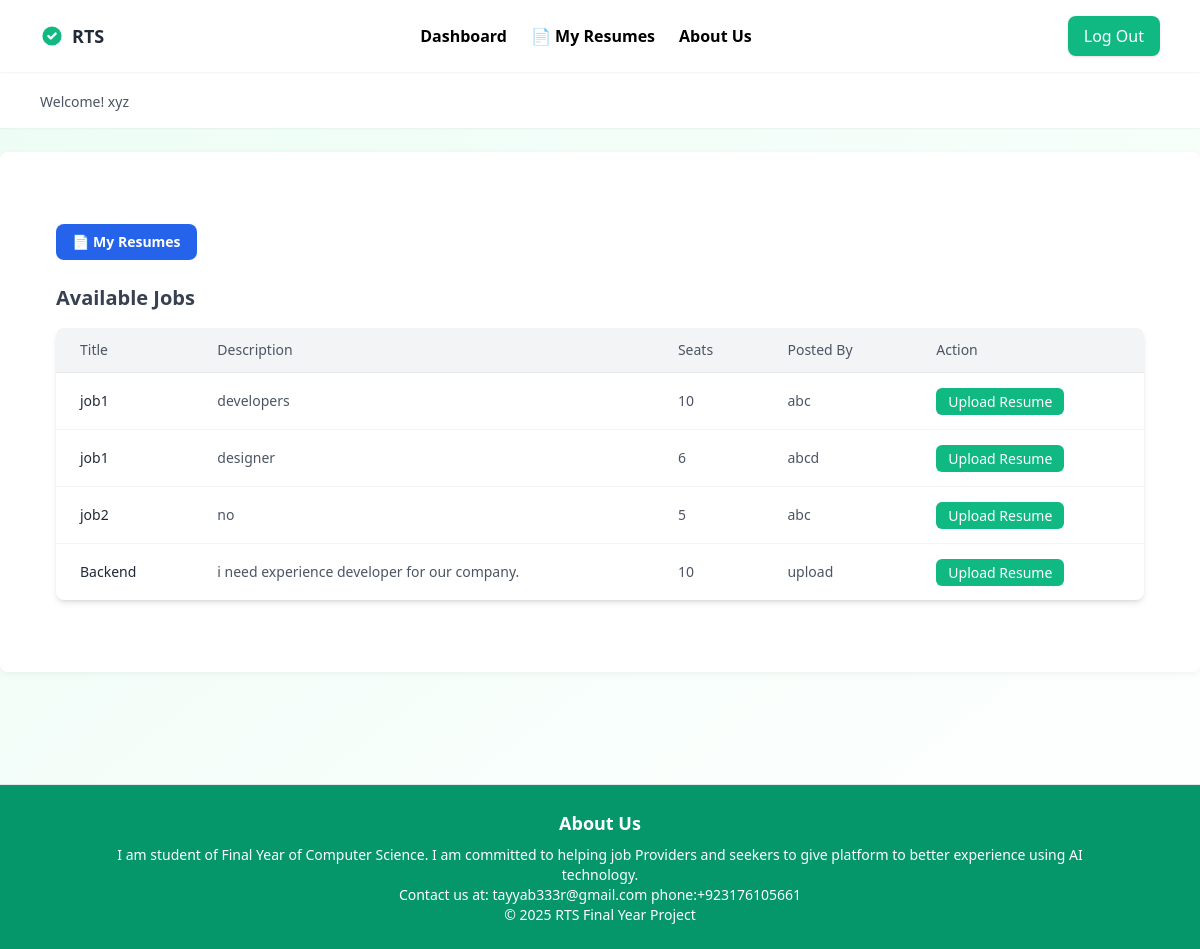
The page /dashboard-jobseeker/ (signed in) on the database its author committed.
### RTS_APP/models.py (models this page shows, shortened)
class User(AbstractUser):
    ROLE_CHOICES = (
        ('seeker', 'Job Seeker'),
        ('provider', 'Job Provider'),
    )
    role = models.CharField(max_length=10, choices=ROLE_CHOICES)
    email = models.EmailField(unique=True)  # ✅ Ensure uniqueness

class Job(models.Model):
    provider = models.ForeignKey(User, on_delete=models.CASCADE, related_name='jobs', limit_choices_to={'role': 'provider'})
    title = models.CharField(max_length=100)
    description = models.TextField(max_length=1000)
    postDate = models.DateTimeField(auto_now_add=True)
    seats = models.PositiveIntegerField(default=1)
    is_closed = models.BooleanField(default=False)

### RTS_APP/views.py (the view)
# urls.py: path('dashboard-jobseeker/', views.dashboard_jobseeker, name='dashboard_jobseeker'),
@login_required
def dashboard_jobseeker(request):
    if request.user.role != 'Job Seeker':
        return HttpResponse("Unauthorized", status=403)
    jobs = Job.objects.filter(is_closed=False)
    return render(request, 'dashboard_jobseeker.html', {'jobs': jobs, 'show_header': True})

### RTS_APP/templates/dashboard_jobseeker.html (shortened to what this page needs)
{% extends 'base.html' %}
{% load static %}
{% block css %}
    <link rel="stylesheet" href="{% static 'css/dashboard_jobseeker.css' %}">
{% endblock %}
{% block content %}
<div class="max-w-7xl mx-auto px-4 py-8">
    <div class="mb-6">
        <a href="{% url 'view_my_resumes' %}" class="inline-flex items-center px-4 py-2 bg-blue-600 text-white text-sm font-semibold rounded-lg hover:bg-blue-700 transition">
            📄 My Resumes
        </a>
    </div>
    <h2 class="text-xl font-semibold text-gray-700 mb-4">Available Jobs</h2>
    <div class="overflow-x-auto bg-white rounded-lg shadow-md">
        <table class="min-w-full divide-y divide-gray-200">
            <thead class="bg-gray-100">
                <tr>
                    <th class="text-left px-6 py-3 text-sm font-medium text-gray-600">Title</th>
                    <th class="text-left px-6 py-3 text-sm font-medium text-gray-600">Description</th>
                    <th class="text-left px-6 py-3 text-sm font-medium text-gray-600">Seats</th>
                    <th class="text-left px-6 py-3 text-sm font-medium text-gray-600">Posted By</th>
                    <th class="text-left px-6 py-3 text-sm font-medium text-gray-600">Action</th>
                </tr>
            </thead>
            <tbody class="divide-y divide-gray-100">
                {% for job in jobs %}
                <tr>
                    <td class="px-6 py-4 text-sm text-gray-800">{{ job.title }}</td>
                    <td class="px-6 py-4 text-sm text-gray-600">{{ job.description }}</td>
                    <td class="px-6 py-4 text-sm text-gray-600">{{ job.seats }}</td>
                    <td class="px-6 py-4 text-sm text-gray-600">{{ job.provider.username }}</td>
                    <td class="px-6 py-4">
                        <a href="{% url 'upload_resume' job.id %}" class="px-3 py-1 bg-emerald-500 text-white rounded-md text-sm hover:bg-emerald-600 transition">
                            Upload Resume
                        </a>
                    </td>
                </tr>
                {% empty %}
                <tr>
                    <td colspan="5" class="px-6 py-4 text-center text-gray-500">No open jobs available.</td>
                </tr>
                {% endfor %}
            </tbody>
        </table>
    </div>
</div>
{% endblock %}

### RTS_APP/templates/base.html (shortened to what this page needs)
<!DOCTYPE html>
<html lang="en">
  <head>
    {% load static %}
    <script src="https://cdn.tailwindcss.com"></script>
    <link rel="stylesheet" href="{% static 'css/base.css' %}" />
    {% block css %}{% endblock %}
  </head>
  <body
    class="font-inter bg-gradient-to-br from-emerald-50 to-white min-h-screen flex flex-col"
  >
    {% if show_header %}
    <header
      class="bg-white shadow-sm py-4 px-6 md:px-10 flex items-center justify-between sticky top-0 z-20"
    >
      <div class="flex items-center gap-2">
        <svg
          class="w-6 h-6 text-emerald-500"
          fill="currentColor"
          viewBox="0 0 20 20"
        >
          <path
            fill-rule="evenodd"
            d="M10 18a8 8 0 100-16 8 8 0 000 16zm3.707-9.293a1 1 0 00-1.414-1.414L9 10.586 7.707 9.293a1 1 0 00-1.414 1.414l2 2a1 1 0 001.414 0l4-4z"
            clip-rule="evenodd"
          />
        </svg>
        <span class="font-bold text-lg text-gray-800">RTS</span>
      </div>
      {% if request.path == '/' %}
      <nav class="hidden md:flex items-center space-x-6 text-gray-600">
        <a onclick="toggleModal()" class="hover:text-emerald-600 transition">Blog</a>
        <a href="#footer" class="hover:text-emerald-600 transition">About Us</a>
      </nav>
      <a
        href="{% url 'logIn' %}"
        class="bg-emerald-500 hover:bg-emerald-600 text-white font-medium py-2 px-4 rounded-lg shadow transition"
      >
        Log In
      </a>
      {% elif user.role == 'Job Seeker' %}
      <nav class="hidden md:flex items-center space-x-6 text-gray-600">
            <a href="{% url 'dashboard_jobseeker' %}" class="hover:text-emerald-600 transition">Dashboard</a>
            <a href="{% url 'view_my_resumes' %}" class="hover:text-emerald-600 transition">📄 My Resumes</a>
          <a href="#footer" class="hover:text-emerald-600 transition">About Us</a>
        </nav>
      <a
        href="{% url 'logIn' %}"
        class="bg-emerald-500 hover:bg-emerald-600 text-white font-medium py-2 px-4 rounded-lg shadow transition">Log Out</a>
      {% endif %}
    </header>
    <div class="bg-white py-4 px-6 md:px-10 shadow-sm ">
      {% if user.is_authenticated %}
      <p class="text-sm text-gray-600 mt-1">
        Welcome! {{ user.username }}
      </p>
      {% endif %}
    </div>
    {% endif %}
    <main class="flex-grow py-10 px-6 md:px-10">
      {% block content %}{% endblock %}
    </main>
    <footer id="footer" class="bg-gray-800 text-white py-6 mt-20 bg-white border-t mt-10 py-6 text-center text-gray-500 text-sm">
      <div class="container mx-auto text-center">
        <h3 class="text-lg font-semibold">About Us</h3>
        <p class="mt-2 text-sm">
          I am student of Final Year of Computer Science. I am committed to helping job Providers and seekers to give platform to better experience using AI technology. <br>
          Contact us at: tayyab333r@gmail.com
          phone:+923176105661
        </p>
        &copy; 2025 RTS Final Year Project
      </div>
    </footer>
  </body>
</html>

### RTS_APP/static/css/base.css (style rules this page uses)
body, h1, h2, h3, p, ul, li, a { margin: 0; padding: 0; list-style: none; text-decoration: none; box-sizing: border-box; font-family: 'Segoe UI', Tahoma, Geneva, Verdana, sans-serif; }
body { background-color: #f5f7fa; color: #333; line-height: 1.6; min-height: 100vh; display: flex; flex-direction: column; }
header { background-color: #004466; color: #ffffff; padding: 1rem 2rem; display: flex; flex-direction: row; align-items: center; }
header a { color: black; font-weight: bold; margin-left: 10px; }
main { flex: 1; padding: 2rem; margin: 0 auto; background-color: #ffffff; border-radius: 8px; box-shadow: 0 2px 8px rgba(0, 0, 0, 0.05); margin-top: 1.5rem; margin-bottom: 2rem; }
footer { background-color: #004466; color: #ffffff; text-align: center; padding: 1rem; font-size: 0.9rem; margin-top: auto; max-width: 100%; }
footer { background-color: rgb(5 150 105) !important; color: white !important; }

### RTS_APP/static/css/dashboard_jobseeker.css (style rules this page uses)
* { box-sizing: border-box; margin: 0; padding: 0; }
body { font-family: 'Segoe UI', Tahoma, Geneva, Verdana, sans-serif; background: linear-gradient(to right, #6a11cb, #2575fc); min-height: 100vh; color: #333; }
main { width: 100% !important; }

### rows shown on the page
User: username "xyz"
Job: title "job1", description "developers", seats "10", provider.username "abc"
Job: title "job1", description "designer", seats "6", provider.username "abcd"
Job: title "job2", description "no", seats "5", provider.username "abc"
Job: title "Backend", description "i need experience developer for our company.", seats "10", provider.username "upload"
